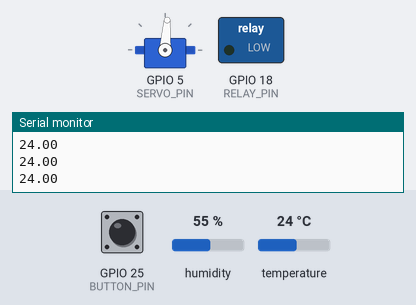
The sketch below on a simulated ESP32. Parts: servo, switched loads named in the sketch (green lamp = pin HIGH), the last lines printed to the serial monitor. The test bench sets the inputs (shaded band); at power-on: GPIO 25 (BUTTON_PIN) HIGH, humidity 55 %, temperature 24 °C.

Above: at 2.8 s.
2.9 s: GPIO 25 (BUTTON_PIN) pulled LOW for 2.35 s
At 3.4 s:
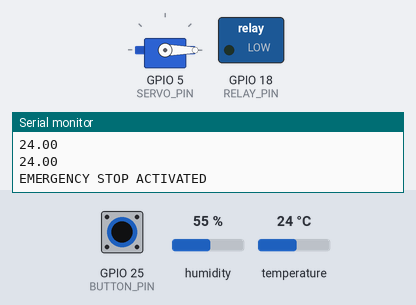
Timing chart, 0 to 5.9 s (numbered marks = the images above; inputs shaded):
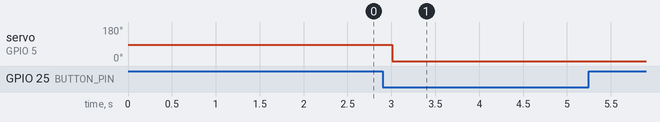

Measured:
- after the input at 2.9 s, servo on GPIO 5 (SERVO_PIN): 86° → 0° after 0.11 s

The sketch:

7_5.ino
```cpp
#include <ESP32Servo.h>
#include "DHT.h"

#define DHTPIN 15
#define DHTTYPE DHT22

#define SERVO_PIN 5
#define RELAY_PIN 18
#define BUTTON_PIN 25

volatile bool emergencyStop = false;

DHT dht(DHTPIN, DHTTYPE);
Servo servo;

void IRAM_ATTR myISR() {
  emergencyStop = true;
}

void setup() {
  Serial.begin(115200);

  dht.begin();
  servo.attach(SERVO_PIN);

  pinMode(RELAY_PIN, OUTPUT);
  pinMode(BUTTON_PIN, INPUT_PULLUP);

  attachInterrupt(digitalPinToInterrupt(BUTTON_PIN), myISR, FALLING);
}

void loop() {

  // 🔴 Emergency stop (locks system forever)
  if (emergencyStop) {
    digitalWrite(RELAY_PIN, LOW);
    servo.write(0);

    Serial.println("EMERGENCY STOP ACTIVATED");

    while (true) {
      delay(1000);
    }
  }

  float temp = dht.readTemperature();

  Serial.println(temp);

  int angle = map(temp, 0, 50, 0, 180);
  servo.write(constrain(angle, 0, 180));

  if (temp > 28) {
    digitalWrite(RELAY_PIN, HIGH);
  } else {
    digitalWrite(RELAY_PIN, LOW);
  }

  delay(1000);
}
```
